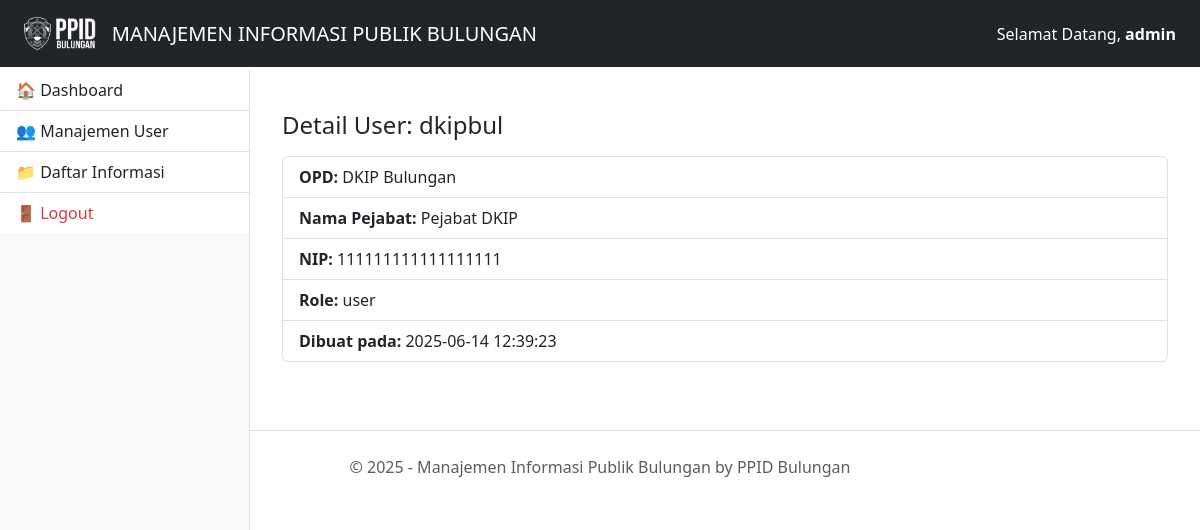
Page /admin/detail_user.php?id=3 (signed in) on the committed database.
### tables this page shows
CREATE TABLE `users` (
  `id` int(11) NOT NULL,
  `username` varchar(50) NOT NULL,
  `password` varchar(255) NOT NULL,
  `opd` varchar(100) NOT NULL,
  `nama_pejabat` varchar(100) NOT NULL,
  `nip` varchar(30) NOT NULL,
  `role` enum('admin','user') DEFAULT 'user',
  `created_at` timestamp NOT NULL DEFAULT current_timestamp()
);

### admin/detail_user.php (the view, shortened to what this page needs)
<?php
require_once '../config/config.php';
$id = $_GET['id'];
$stmt = $pdo->prepare("SELECT * FROM users WHERE id = ?");
$stmt->execute([$id]);
$user = $stmt->fetch();
include '../includes/header.php';
include '../includes/sidebar.php';
?>
<main class="container mt-4">
    <h4>Detail User: <?= htmlspecialchars($user['username']) ?></h4>
    <ul class="list-group mt-3">
        <li class="list-group-item"><strong>OPD:</strong> <?= $user['opd'] ?></li>
        <li class="list-group-item"><strong>Nama Pejabat:</strong> <?= $user['nama_pejabat'] ?></li>
        <li class="list-group-item"><strong>NIP:</strong> <?= $user['nip'] ?></li>
        <li class="list-group-item"><strong>Role:</strong> <?= $user['role'] ?></li>
        <li class="list-group-item"><strong>Dibuat pada:</strong> <?= $user['created_at'] ?></li>
    </ul>
</main>
<?php include '../includes/footer.php'; ?>
</body>
</html>

### rows in the picture
users: username "dkipbul", opd "DKIP Bulungan", nama_pejabat "Pejabat DKIP", nip "111111111111111111", role "user", created_at "2025-06-14 12:39:23"

### other values in the picture
$_SESSION['username'] "admin"
